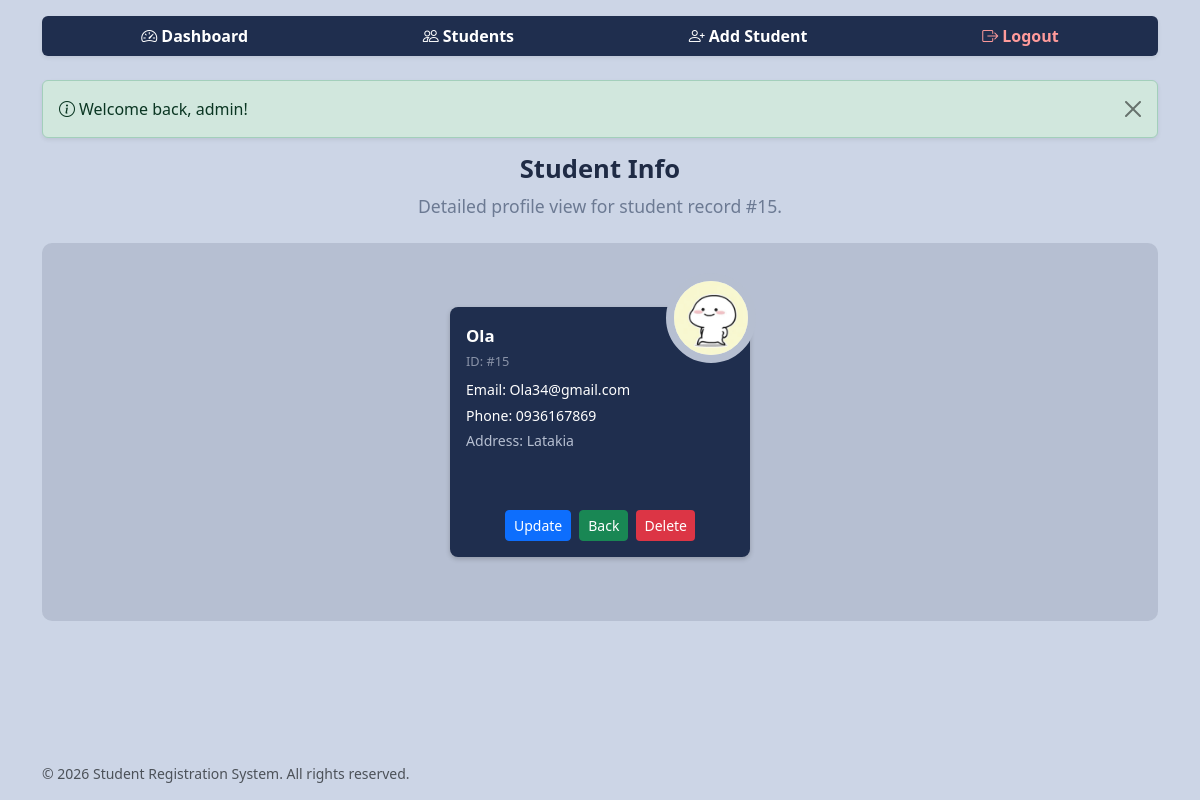
Screenshot of /student_info.php?id=15 (signed in) with the database file from the repository.
### tables this page shows
CREATE TABLE `students` (
  `id` int(11) NOT NULL,
  `name` varchar(100) NOT NULL,
  `email` varchar(100) NOT NULL,
  `phone` varchar(15) NOT NULL,
  `address` text DEFAULT NULL,
  `profile_picture` varchar(255) DEFAULT NULL,
  `created_at` timestamp NOT NULL DEFAULT current_timestamp()
);

### config/config.php (called while the page is built, shortened)
<?php
function db(): PDO
{
    static $pdo = null;
    $dsn = sprintf('mysql:host=%s;port=%s;dbname=%s;charset=utf8mb4', DB_HOST, DB_PORT, DB_NAME);
    try {
        $pdo = new PDO($dsn, DB_USER, DB_PASS, [
            PDO::ATTR_ERRMODE            => PDO::ERRMODE_EXCEPTION,
            PDO::ATTR_DEFAULT_FETCH_MODE => PDO::FETCH_ASSOC,
            PDO::ATTR_EMULATE_PREPARES   => false,
            PDO::ATTR_STRINGIFY_FETCHES  => false,
        ]);
    } catch (PDOException $e) {
        http_response_code(500);
        $message = DEBUG
            ? 'Database connection failed: ' . $e->getMessage()
            : 'Database connection failed. Please check config/config.php';
        exit('<div style="font-family:sans-serif;padding:2rem;color:#b02a37">'
            . htmlspecialchars($message, ENT_QUOTES, 'UTF-8') . '</div>');
    }
    return $pdo;
}

### includes/functions.php (called while the page is built, shortened)
<?php
if (!function_exists('db')) {
    require_once __DIR__ . '/../config/config.php';
}
function e($value): string
{
    return htmlspecialchars((string) $value, ENT_QUOTES | ENT_SUBSTITUTE, 'UTF-8');
}
function upload_url(?string $file): string
{
    return UPLOAD_URL . '/' . rawurlencode($file);
}

### student_info.php (the view, shortened to what this page needs)
<?php
$id = (int) ($_GET['id'] ?? 0);
$stmt = db()->prepare('SELECT * FROM students WHERE id = :id LIMIT 1');
$stmt->execute(['id' => $id]);
$student = $stmt->fetch();
require __DIR__ . '/includes/header.php';
?>
<div class="text-center mb-4">
    <h1>Student Info</h1>
    <p class="page-sub mb-0">Detailed profile view for student record #<?= (int) $student['id'] ?>.</p>
</div>
<div class="cards d-flex justify-content-center align-items-center py-5 px-3">
    <div class="box d-flex flex-column justify-content-between p-3 my-3">
        <?php if (!empty($student['profile_picture'])): ?>
            <img src="<?= e(upload_url($student['profile_picture'])) ?>" alt="Profile" class="profile" />
        <?php else: ?>
            <img src="images/profile.png" alt="Profile" class="profile" />
        <?php endif; ?>
        <div>
            <div class="name mb-1"><?= e($student['name']) ?></div>
            <div class="id mb-2">ID: #<?= (int) $student['id'] ?></div>
            <div class="email mb-1">Email: <?= e($student['email']) ?></div>
            <div class="phone mb-1">Phone: <?= e($student['phone']) ?></div>
            <div class="address mb-3">Address: <?= e($student['address'] ?: 'No address specified') ?></div>
        </div>
        <div class="d-flex justify-content-center gap-2 mt-auto pt-2">
            <a href="update_student.php?id=<?= (int) $student['id'] ?>" class="btn btn-primary btn-sm">Update</a>
            <a href="view_students.php" class="btn btn-success btn-sm">Back</a>
            <form action="delete_student.php" method="POST" style="display:inline-flex; margin:0; vertical-align:middle;" onsubmit="return confirm('Are you sure you want to delete this student?');">
                <button type="submit" class="btn btn-danger btn-sm" style="border:none;">Delete</button>
            </form>
        </div>
    </div>
</div>
<?php require __DIR__ . '/includes/footer.php'; ?>

### master.css (style rules this page uses)
body { font-family: "Segoe UI", system-ui, -apple-system, Arial, sans-serif; color: #1f2b45; background-color: #ccd5e6; }
h1 { font-size: 1.6rem; font-weight: 700; color: #1f2b45; }
.page-sub { color: #6c7a93; font-size: 1.1rem; }
.cards { background-color: #8a93a854; border-radius: 10px; }
.box { width: 100%; max-width: 290px; min-height: 250px; position: relative; background-color: #1f2e4e; color: #ffffff; border-radius: 8px; box-shadow: 0 2px 5px rgba(0, 0, 0, 0.2); }
.box .profile { position: absolute; right: -6px; top: -34px; width: 90px; height: 90px; border: 8px solid #b6bfd1; border-radius: 50%; object-fit: cover; background: #dfe6f5; }
.box .name { font-size: 1.05rem; font-weight: 700; padding-right: 80px; }
.box .id { color: #8a93a8; font-size: 0.8rem; }
.box .email, .box .phone, .box .address { font-size: 0.88rem; word-break: break-word; }
.box .address { color: #b6bfd1; }
@media (min-width: 1200px) { .box { max-width: 300px; } }

### rows the page displays
students: id "15", profile_picture (picture), name "Ola", email "Ola34@gmail.com", phone "0936167869", address "Latakia"

### other values shown
$flash['message'] "Welcome back, admin!"
SITE_NAME "Student Registration System"
